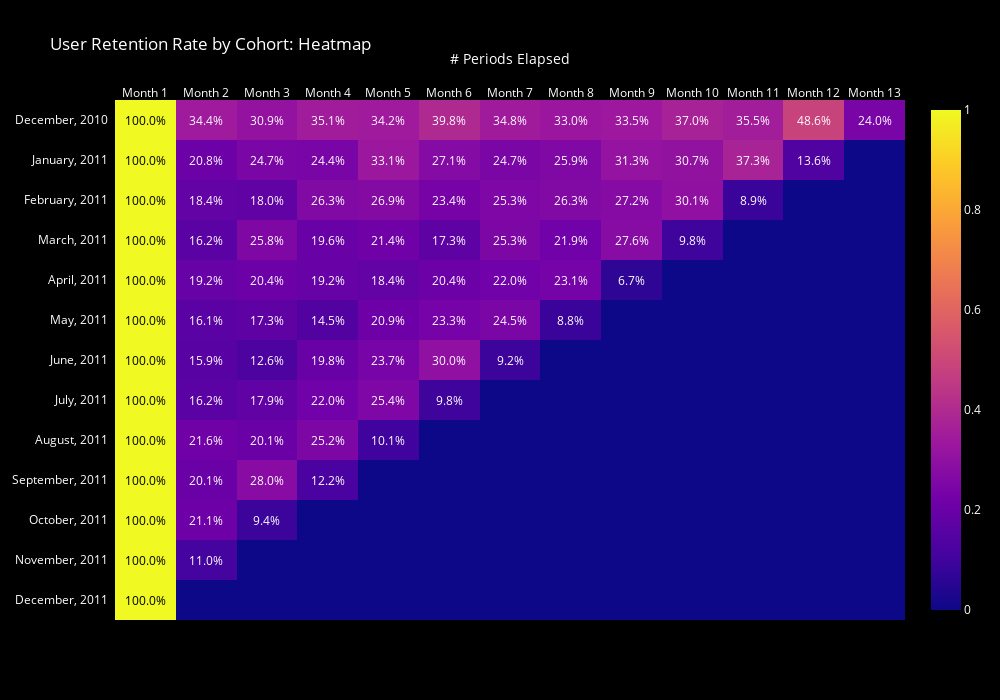

This figure's notebook cell:
### Markdown cell above
## 1.5. Visualizing Cohort Analysis
Each row in the heatmap represents a cohort and visualizes the percentage of users retained over time.

### Code cell
def plot_cohorts_heatmap(dataframe: pd.DataFrame) -> plt.Figure:
    cohort_size = dataframe.iloc[:,0]
    dataframe = dataframe.divide(
        other=cohort_size
        ,axis=0
    )[::-1].fillna(0)
    ylabel = [str(dt.date(int(i.split('-')[0]), int(i.split('-')[1]), int(i.split('-')[2])).strftime(format='%B, %Y')) for i in dataframe.index]

    fig = ff.create_annotated_heatmap(
        z = dataframe.values
        , annotation_text = dataframe.map(lambda x: '{:.1%}'.format(x) if x > 0 else '').values.tolist()
        , y = ylabel
        , x = ['Month '+ str(int(i)+1) for i in dataframe.columns]
        , showscale = True
    )

    fig.update_layout(
        width=1000
        , height=700
        , xaxis={"title": "# Periods Elapsed"}
        , font_color = 'rgb(255,255,255)'
        , title="User Retention Rate by Cohort: Heatmap"
        , paper_bgcolor='rgb(0,0,0)'
    )

    fig.show()

plot_cohorts_heatmap(cohort_counts)

### Figure 1 — Plotly figure (JSON) as saved in the notebook; plotly's stock layout.template omitted (floating-point values rounded to 4 significant figures; data arrays with more than 128 entries replaced by an {"elided": "..."} marker saying what was removed)
{"data": [{"colorscale": [[0, "#0d0887"], [0.1111, "#46039f"], [0.2222, "#7201a8"], [0.3333, "#9c179e"], [0.4444, "#bd3786"], [0.5556, "#d8576b"], [0.6667, "#ed7953"], [0.7778, "#fb9f3a"], [0.8889, "#fdca26"], [1, "#f0f921"]], "reversescale": false, "showscale": true, "type": "heatmap", "x": ["Month 1", "Month 2", "Month 3", "Month 4", "Month 5", "Month 6", "Month 7", "Month 8", "Month 9", "Month 10", "Month 11", "Month 12", "Month 13"], "y": ["December, 2011", "November, 2011", "October, 2011", "September, 2011", "August, 2011", "July, 2011", "June, 2011", "May, 2011", "April, 2011", "March, 2011", "February, 2011", "January, 2011", "December, 2010"], "z": {"elided": "13x13 float values"}}], "layout": {"annotations": [{"font": {"color": "#000000"}, "showarrow": false, "text": "100.0%", "x": "Month 1", "xref": "x", "y": "December, 2011", "yref": "y"}, {"font": {"color": "#FFFFFF"}, "showarrow": false, "text": "", "x": "Month 2", "xref": "x", "y": "December, 2011", "yref": "y"}, {"font": {"color": "#FFFFFF"}, "showarrow": false, "text": "", "x": "Month 3", "xref": "x", "y": "December, 2011", "yref": "y"}, {"font": {"color": "#FFFFFF"}, "showarrow": false, "text": "", "x": "Month 4", "xref": "x", "y": "December, 2011", "yref": "y"}, {"font": {"color": "#FFFFFF"}, "showarrow": false, "text": "", "x": "Month 5", "xref": "x", "y": "December, 2011", "yref": "y"}, {"font": {"color": "#FFFFFF"}, "showarrow": false, "text": "", "x": "Month 6", "xref": "x", "y": "December, 2011", "yref": "y"}, {"font": {"color": "#FFFFFF"}, "showarrow": false, "text": "", "x": "Month 7", "xref": "x", "y": "December, 2011", "yref": "y"}, {"font": {"color": "#FFFFFF"}, "showarrow": false, "text": "", "x": "Month 8", "xref": "x", "y": "December, 2011", "yref": "y"}, {"font": {"color": "#FFFFFF"}, "showarrow": false, "text": "", "x": "Month 9", "xref": "x", "y": "December, 2011", "yref": "y"}, {"font": {"color": "#FFFFFF"}, "showarrow": false, "text": "", "x": "Month 10", "xref": "x", "y": "December, 2011", "yref": "y"}, {"font": {"color": "#FFFFFF"}, "showarrow": false, "text": "", "x": "Month 11", "xref": "x", "y": "December, 2011", "yref": "y"}, {"font": {"color": "#FFFFFF"}, "showarrow": false, "text": "", "x": "Month 12", "xref": "x", "y": "December, 2011", "yref": "y"}, {"font": {"color": "#FFFFFF"}, "showarrow": false, "text": "", "x": "Month 13", "xref": "x", "y": "December, 2011", "yref": "y"}, {"font": {"color": "#000000"}, "showarrow": false, "text": "100.0%", "x": "Month 1", "xref": "x", "y": "November, 2011", "yref": "y"}, {"font": {"color": "#FFFFFF"}, "showarrow": false, "text": "11.0%", "x": "Month 2", "xref": "x", "y": "November, 2011", "yref": "y"}, {"font": {"color": "#FFFFFF"}, "showarrow": false, "text": "", "x": "Month 3", "xref": "x", "y": "November, 2011", "yref": "y"}, {"font": {"color": "#FFFFFF"}, "showarrow": false, "text": "", "x": "Month 4", "xref": "x", "y": "November, 2011", "yref": "y"}, {"font": {"color": "#FFFFFF"}, "showarrow": false, "text": "", "x": "Month 5", "xref": "x", "y": "November, 2011", "yref": "y"}, {"font": {"color": "#FFFFFF"}, "showarrow": false, "text": "", "x": "Month 6", "xref": "x", "y": "November, 2011", "yref": "y"}, {"font": {"color": "#FFFFFF"}, "showarrow": false, "text": "", "x": "Month 7", "xref": "x", "y": "November, 2011", "yref": "y"}, {"font": {"color": "#FFFFFF"}, "showarrow": false, "text": "", "x": "Month 8", "xref": "x", "y": "November, 2011", "yref": "y"}, {"font": {"color": "#FFFFFF"}, "showarrow": false, "text": "", "x": "Month 9", "xref": "x", "y": "November, 2011", "yref": "y"}, {"font": {"color": "#FFFFFF"}, "showarrow": false, "text": "", "x": "Month 10", "xref": "x", "y": "November, 2011", "yref": "y"}, {"font": {"color": "#FFFFFF"}, "showarrow": false, "text": "", "x": "Month 11", "xref": "x", "y": "November, 2011", "yref": "y"}, {"font": {"color": "#FFFFFF"}, "showarrow": false, "text": "", "x": "Month 12", "xref": "x", "y": "November, 2011", "yref": "y"}, {"font": {"color": "#FFFFFF"}, "showarrow": false, "text": "", "x": "Month 13", "xref": "x", "y": "November, 2011", "yref": "y"}, {"font": {"color": "#000000"}, "showarrow": false, "text": "100.0%", "x": "Month 1", "xref": "x", "y": "October, 2011", "yref": "y"}, {"font": {"color": "#FFFFFF"}, "showarrow": false, "text": "21.1%", "x": "Month 2", "xref": "x", "y": "October, 2011", "yref": "y"}, {"font": {"color": "#FFFFFF"}, "showarrow": false, "text": "9.4%", "x": "Month 3", "xref": "x", "y": "October, 2011", "yref": "y"}, {"font": {"color": "#FFFFFF"}, "showarrow": false, "text": "", "x": "Month 4", "xref": "x", "y": "October, 2011", "yref": "y"}, {"font": {"color": "#FFFFFF"}, "showarrow": false, "text": "", "x": "Month 5", "xref": "x", "y": "October, 2011", "yref": "y"}, {"font": {"color": "#FFFFFF"}, "showarrow": false, "text": "", "x": "Month 6", "xref": "x", "y": "October, 2011", "yref": "y"}, {"font": {"color": "#FFFFFF"}, "showarrow": false, "text": "", "x": "Month 7", "xref": "x", "y": "October, 2011", "yref": "y"}, {"font": {"color": "#FFFFFF"}, "showarrow": false, "text": "", "x": "Month 8", "xref": "x", "y": "October, 2011", "yref": "y"}, {"font": {"color": "#FFFFFF"}, "showarrow": false, "text": "", "x": "Month 9", "xref": "x", "y": "October, 2011", "yref": "y"}, {"font": {"color": "#FFFFFF"}, "showarrow": false, "text": "", "x": "Month 10", "xref": "x", "y": "October, 2011", "yref": "y"}, {"font": {"color": "#FFFFFF"}, "showarrow": false, "text": "", "x": "Month 11", "xref": "x", "y": "October, 2011", "yref": "y"}, {"font": {"color": "#FFFFFF"}, "showarrow": false, "text": "", "x": "Month 12", "xref": "x", "y": "October, 2011", "yref": "y"}, {"font": {"color": "#FFFFFF"}, "showarrow": false, "text": "", "x": "Month 13", "xref": "x", "y": "October, 2011", "yref": "y"}, {"font": {"color": "#000000"}, "showarrow": false, "text": "100.0%", "x": "Month 1", "xref": "x", "y": "September, 2011", "yref": "y"}, {"font": {"color": "#FFFFFF"}, "showarrow": false, "text": "20.1%", "x": "Month 2", "xref": "x", "y": "September, 2011", "yref": "y"}, {"font": {"color": "#FFFFFF"}, "showarrow": false, "text": "28.0%", "x": "Month 3", "xref": "x", "y": "September, 2011", "yref": "y"}, {"font": {"color": "#FFFFFF"}, "showarrow": false, "text": "12.2%", "x": "Month 4", "xref": "x", "y": "September, 2011", "yref": "y"}, {"font": {"color": "#FFFFFF"}, "showarrow": false, "text": "", "x": "Month 5", "xref": "x", "y": "September, 2011", "yref": "y"}, {"font": {"color": "#FFFFFF"}, "showarrow": false, "text": "", "x": "Month 6", "xref": "x", "y": "September, 2011", "yref": "y"}, {"font": {"color": "#FFFFFF"}, "showarrow": false, "text": "", "x": "Month 7", "xref": "x", "y": "September, 2011", "yref": "y"}, {"font": {"color": "#FFFFFF"}, "showarrow": false, "text": "", "x": "Month 8", "xref": "x", "y": "September, 2011", "yref": "y"}, {"font": {"color": "#FFFFFF"}, "showarrow": false, "text": "", "x": "Month 9", "xref": "x", "y": "September, 2011", "yref": "y"}, {"font": {"color": "#FFFFFF"}, "showarrow": false, "text": "", "x": "Month 10", "xref": "x", "y": "September, 2011", "yref": "y"}, {"font": {"color": "#FFFFFF"}, "showarrow": false, "text": "", "x": "Month 11", "xref": "x", "y": "September, 2011", "yref": "y"}, {"font": {"color": "#FFFFFF"}, "showarrow": false, "text": "", "x": "Month 12", "xref": "x", "y": "September, 2011", "yref": "y"}, {"font": {"color": "#FFFFFF"}, "showarrow": false, "text": "", "x": "Month 13", "xref": "x", "y": "September, 2011", "yref": "y"}, {"font": {"color": "#000000"}, "showarrow": false, "text": "100.0%", "x": "Month 1", "xref": "x", "y": "August, 2011", "yref": "y"}, {"font": {"color": "#FFFFFF"}, "showarrow": false, "text": "21.6%", "x": "Month 2", "xref": "x", "y": "August, 2011", "yref": "y"}, {"font": {"color": "#FFFFFF"}, "showarrow": false, "text": "20.1%", "x": "Month 3", "xref": "x", "y": "August, 2011", "yref": "y"}, {"font": {"color": "#FFFFFF"}, "showarrow": false, "text": "25.2%", "x": "Month 4", "xref": "x", "y": "August, 2011", "yref": "y"}, {"font": {"color": "#FFFFFF"}, "showarrow": false, "text": "10.1%", "x": "Month 5", "xref": "x", "y": "August, 2011", "yref": "y"}, {"font": {"color": "#FFFFFF"}, "showarrow": false, "text": "", "x": "Month 6", "xref": "x", "y": "August, 2011", "yref": "y"}, {"font": {"color": "#FFFFFF"}, "showarrow": false, "text": "", "x": "Month 7", "xref": "x", "y": "August, 2011", "yref": "y"}, {"font": {"color": "#FFFFFF"}, "showarrow": false, "text": "", "x": "Month 8", "xref": "x", "y": "August, 2011", "yref": "y"}, {"font": {"color": "#FFFFFF"}, "showarrow": false, "text": "", "x": "Month 9", "xref": "x", "y": "August, 2011", "yref": "y"}, {"font": {"color": "#FFFFFF"}, "showarrow": false, "text": "", "x": "Month 10", "xref": "x", "y": "August, 2011", "yref": "y"}, {"font": {"color": "#FFFFFF"}, "showarrow": false, "text": "", "x": "Month 11", "xref": "x", "y": "August, 2011", "yref": "y"}, {"font": {"color": "#FFFFFF"}, "showarrow": false, "text": "", "x": "Month 12", "xref": "x", "y": "August, 2011", "yref": "y"}, {"font": {"color": "#FFFFFF"}, "showarrow": false, "text": "", "x": "Month 13", "xref": "x", "y": "August, 2011", "yref": "y"}, {"font": {"color": "#000000"}, "showarrow": false, "text": "100.0%", "x": "Month 1", "xref": "x", "y": "July, 2011", "yref": "y"}, {"font": {"color": "#FFFFFF"}, "showarrow": false, "text": "16.2%", "x": "Month 2", "xref": "x", "y": "July, 2011", "yref": "y"}, {"font": {"color": "#FFFFFF"}, "showarrow": false, "text": "17.9%", "x": "Month 3", "xref": "x", "y": "July, 2011", "yref": "y"}, {"font": {"color": "#FFFFFF"}, "showarrow": false, "text": "22.0%", "x": "Month 4", "xref": "x", "y": "July, 2011", "yref": "y"}, {"font": {"color": "#FFFFFF"}, "showarrow": false, "text": "25.4%", "x": "Month 5", "xref": "x", "y": "July, 2011", "yref": "y"}, {"font": {"color": "#FFFFFF"}, "showarrow": false, "text": "9.8%", "x": "Month 6", "xref": "x", "y": "July, 2011", "yref": "y"}, {"font": {"color": "#FFFFFF"}, "showarrow": false, "text": "", "x": "Month 7", "xref": "x", "y": "July, 2011", "yref": "y"}, {"font": {"color": "#FFFFFF"}, "showarrow": false, "text": "", "x": "Month 8", "xref": "x", "y": "July, 2011", "yref": "y"}, {"font": {"color": "#FFFFFF"}, "showarrow": false, "text": "", "x": "Month 9", "xref": "x", "y": "July, 2011", "yref": "y"}, {"font": {"color": "#FFFFFF"}, "showarrow": false, "text": "", "x": "Month 10", "xref": "x", "y": "July, 2011", "yref": "y"}, {"font": {"color": "#FFFFFF"}, "showarrow": false, "text": "", "x": "Month 11", "xref": "x", "y": "July, 2011", "yref": "y"}, {"font": {"color": "#FFFFFF"}, "showarrow": false, "text": "", "x": "Month 12", "xref": "x", "y": "July, 2011", "yref": "y"}, {"font": {"color": "#FFFFFF"}, "showarrow": false, "text": "", "x": "Month 13", "xref": "x", "y": "July, 2011", "yref": "y"}, {"font": {"color": "#000000"}, "showarrow": false, "text": "100.0%", "x": "Month 1", "xref": "x", "y": "June, 2011", "yref": "y"}, {"font": {"color": "#FFFFFF"}, "showarrow": false, "text": "15.9%", "x": "Month 2", "xref": "x", "y": "June, 2011", "yref": "y"}, {"font": {"color": "#FFFFFF"}, "showarrow": false, "text": "12.6%", "x": "Month 3", "xref": "x", "y": "June, 2011", "yref": "y"}, {"font": {"color": "#FFFFFF"}, "showarrow": false, "text": "19.8%", "x": "Month 4", "xref": "x", "y": "June, 2011", "yref": "y"}, {"font": {"color": "#FFFFFF"}, "showarrow": false, "text": "23.7%", "x": "Month 5", "xref": "x", "y": "June, 2011", "yref": "y"}, {"font": {"color": "#FFFFFF"}, "showarrow": false, "text": "30.0%", "x": "Month 6", "xref": "x", "y": "June, 2011", "yref": "y"}, {"font": {"color": "#FFFFFF"}, "showarrow": false, "text": "9.2%", "x": "Month 7", "xref": "x", "y": "June, 2011", "yref": "y"}, {"font": {"color": "#FFFFFF"}, "showarrow": false, "text": "", "x": "Month 8", "xref": "x", "y": "June, 2011", "yref": "y"}, {"font": {"color": "#FFFFFF"}, "showarrow": false, "text": "", "x": "Month 9", "xref": "x", "y": "June, 2011", "yref": "y"}, {"font": {"color": "#FFFFFF"}, "showarrow": false, "text": "", "x": "Month 10", "xref": "x", "y": "June, 2011", "yref": "y"}, {"font": {"color": "#FFFFFF"}, "showarrow": false, "text": "", "x": "Month 11", "xref": "x", "y": "June, 2011", "yref": "y"}, {"font": {"color": "#FFFFFF"}, "showarrow": false, "text": "", "x": "Month 12", "xref": "x", "y": "June, 2011", "yref": "y"}, {"font": {"color": "#FFFFFF"}, "showarrow": false, "text": "", "x": "Month 13", "xref": "x", "y": "June, 2011", "yref": "y"}, {"font": {"color": "#000000"}, "showarrow": false, "text": "100.0%", "x": "Month 1", "xref": "x", "y": "May, 2011", "yref": "y"}, {"font": {"color": "#FFFFFF"}, "showarrow": false, "text": "16.1%", "x": "Month 2", "xref": "x", "y": "May, 2011", "yref": "y"}, {"font": {"color": "#FFFFFF"}, "showarrow": false, "text": "17.3%", "x": "Month 3", "xref": "x", "y": "May, 2011", "yref": "y"}, {"font": {"color": "#FFFFFF"}, "showarrow": false, "text": "14.5%", "x": "Month 4", "xref": "x", "y": "May, 2011", "yref": "y"}, {"font": {"color": "#FFFFFF"}, "showarrow": false, "text": "20.9%", "x": "Month 5", "xref": "x", "y": "May, 2011", "yref": "y"}, {"font": {"color": "#FFFFFF"}, "showarrow": false, "text": "23.3%", "x": "Month 6", "xref": "x", "y": "May, 2011", "yref": "y"}, {"font": {"color": "#FFFFFF"}, "showarrow": false, "text": "24.5%", "x": "Month 7", "xref": "x", "y": "May, 2011", "yref": "y"}, {"font": {"color": "#FFFFFF"}, "showarrow": false, "text": "8.8%", "x": "Month 8", "xref": "x", "y": "May, 2011", "yref": "y"}, {"font": {"color": "#FFFFFF"}, "showarrow": false, "text": "", "x": "Month 9", "xref": "x", "y": "May, 2011", "yref": "y"}, {"font": {"color": "#FFFFFF"}, "showarrow": false, "text": "", "x": "Month 10", "xref": "x", "y": "May, 2011", "yref": "y"}, {"font": {"color": "#FFFFFF"}, "showarrow": false, "text": "", "x": "Month 11", "xref": "x", "y": "May, 2011", "yref": "y"}, {"font": {"color": "#FFFFFF"}, "showarrow": false, "text": "", "x": "Month 12", "xref": "x", "y": "May, 2011", "yref": "y"}, {"font": {"color": "#FFFFFF"}, "showarrow": false, "text": "", "x": "Month 13", "xref": "x", "y": "May, 2011", "yref": "y"}, {"font": {"color": "#000000"}, "showarrow": false, "text": "100.0%", "x": "Month 1", "xref": "x", "y": "April, 2011", "yref": "y"}, {"font": {"color": "#FFFFFF"}, "showarrow": false, "text": "19.2%", "x": "Month 2", "xref": "x", "y": "April, 2011", "yref": "y"}, {"font": {"color": "#FFFFFF"}, "showarrow": false, "text": "20.4%", "x": "Month 3", "xref": "x", "y": "April, 2011", "yref": "y"}, {"font": {"color": "#FFFFFF"}, "showarrow": false, "text": "19.2%", "x": "Month 4", "xref": "x", "y": "April, 2011", "yref": "y"}, {"font": {"color": "#FFFFFF"}, "showarrow": false, "text": "18.4%", "x": "Month 5", "xref": "x", "y": "April, 2011", "yref": "y"}, {"font": {"color": "#FFFFFF"}, "showarrow": false, "text": "20.4%", "x": "Month 6", "xref": "x", "y": "April, 2011", "yref": "y"}, {"font": {"color": "#FFFFFF"}, "showarrow": false, "text": "22.0%", "x": "Month 7", "xref": "x", "y": "April, 2011", "yref": "y"}, {"font": {"color": "#FFFFFF"}, "showarrow": false, "text": "23.1%", "x": "Month 8", "xref": "x", "y": "April, 2011", "yref": "y"}, {"font": {"color": "#FFFFFF"}, "showarrow": false, "text": "6.7%", "x": "Month 9", "xref": "x", "y": "April, 2011", "yref": "y"}, {"font": {"color": "#FFFFFF"}, "showarrow": false, "text": "", "x": "Month 10", "xref": "x", "y": "April, 2011", "yref": "y"}, {"font": {"color": "#FFFFFF"}, "showarrow": false, "text": "", "x": "Month 11", "xref": "x", "y": "April, 2011", "yref": "y"}, {"font": {"color": "#FFFFFF"}, "showarrow": false, "text": "", "x": "Month 12", "xref": "x", "y": "April, 2011", "yref": "y"}, {"font": {"color": "#FFFFFF"}, "showarrow": false, "text": "", "x": "Month 13", "xref": "x", "y": "April, 2011", "yref": "y"}, {"font": {"color": "#000000"}, "showarrow": false, "text": "100.0%", "x": "Month 1", "xref": "x", "y": "March, 2011", "yref": "y"}, {"font": {"color": "#FFFFFF"}, "showarrow": false, "text": "16.2%", "x": "Month 2", "xref": "x", "y": "March, 2011", "yref": "y"}, {"font": {"color": "#FFFFFF"}, "showarrow": false, "text": "25.8%", "x": "Month 3", "xref": "x", "y": "March, 2011", "yref": "y"}, {"font": {"color": "#FFFFFF"}, "showarrow": false, "text": "19.6%", "x": "Month 4", "xref": "x", "y": "March, 2011", "yref": "y"}, {"font": {"color": "#FFFFFF"}, "showarrow": false, "text": "21.4%", "x": "Month 5", "xref": "x", "y": "March, 2011", "yref": "y"}, {"font": {"color": "#FFFFFF"}, "showarrow": false, "text": "17.3%", "x": "Month 6", "xref": "x", "y": "March, 2011", "yref": "y"}, {"font": {"color": "#FFFFFF"}, "showarrow": false, "text": "25.3%", "x": "Month 7", "xref": "x", "y": "March, 2011", "yref": "y"}, {"font": {"color": "#FFFFFF"}, "showarrow": false, "text": "21.9%", "x": "Month 8", "xref": "x", "y": "March, 2011", "yref": "y"}, {"font": {"color": "#FFFFFF"}, "showarrow": false, "text": "27.6%", "x": "Month 9", "xref": "x", "y": "March, 2011", "yref": "y"}, {"font": {"color": "#FFFFFF"}, "showarrow": false, "text": "9.8%", "x": "Month 10", "xref": "x", "y": "March, 2011", "yref": "y"}, {"font": {"color": "#FFFFFF"}, "showarrow": false, "text": "", "x": "Month 11", "xref": "x", "y": "March, 2011", "yref": "y"}, {"font": {"color": "#FFFFFF"}, "showarrow": false, "text": "", "x": "Month 12", "xref": "x", "y": "March, 2011", "yref": "y"}, {"font": {"color": "#FFFFFF"}, "showarrow": false, "text": "", "x": "Month 13", "xref": "x", "y": "March, 2011", "yref": "y"}, {"font": {"color": "#000000"}, "showarrow": false, "text": "100.0%", "x": "Month 1", "xref": "x", "y": "February, 2011", "yref": "y"}, {"font": {"color": "#FFFFFF"}, "showarrow": false, "text": "18.4%", "x": "Month 2", "xref": "x", "y": "February, 2011", "yref": "y"}, {"font": {"color": "#FFFFFF"}, "showarrow": false, "text": "18.0%", "x": "Month 3", "xref": "x", "y": "February, 2011", "yref": "y"}, {"font": {"color": "#FFFFFF"}, "showarrow": false, "text": "26.3%", "x": "Month 4", "xref": "x", "y": "February, 2011", "yref": "y"}, {"font": {"color": "#FFFFFF"}, "showarrow": false, "text": "26.9%", "x": "Month 5", "xref": "x", "y": "February, 2011", "yref": "y"}, {"font": {"color": "#FFFFFF"}, "showarrow": false, "text": "23.4%", "x": "Month 6", "xref": "x", "y": "February, 2011", "yref": "y"}, {"font": {"color": "#FFFFFF"}, "showarrow": false, "text": "25.3%", "x": "Month 7", "xref": "x", "y": "February, 2011", "yref": "y"}, {"font": {"color": "#FFFFFF"}, "showarrow": false, "text": "26.3%", "x": "Month 8", "xref": "x", "y": "February, 2011", "yref": "y"}, {"font": {"color": "#FFFFFF"}, "showarrow": false, "text": "27.2%", "x": "Month 9", "xref": "x", "y": "February, 2011", "yref": "y"}, {"font": {"color": "#FFFFFF"}, "showarrow": false, "text": "30.1%", "x": "Month 10", "xref": "x", "y": "February, 2011", "yref": "y"}, {"font": {"color": "#FFFFFF"}, "showarrow": false, "text": "8.9%", "x": "Month 11", "xref": "x", "y": "February, 2011", "yref": "y"}, {"font": {"color": "#FFFFFF"}, "showarrow": false, "text": "", "x": "Month 12", "xref": "x", "y": "February, 2011", "yref": "y"}, {"font": {"color": "#FFFFFF"}, "showarrow": false, "text": "", "x": "Month 13", "xref": "x", "y": "February, 2011", "yref": "y"}, {"font": {"color": "#000000"}, "showarrow": false, "text": "100.0%", "x": "Month 1", "xref": "x", "y": "January, 2011", "yref": "y"}, {"font": {"color": "#FFFFFF"}, "showarrow": false, "text": "20.8%", "x": "Month 2", "xref": "x", "y": "January, 2011", "yref": "y"}, {"font": {"color": "#FFFFFF"}, "showarrow": false, "text": "24.7%", "x": "Month 3", "xref": "x", "y": "January, 2011", "yref": "y"}, {"font": {"color": "#FFFFFF"}, "showarrow": false, "text": "24.4%", "x": "Month 4", "xref": "x", "y": "January, 2011", "yref": "y"}, {"font": {"color": "#FFFFFF"}, "showarrow": false, "text": "33.1%", "x": "Month 5", "xref": "x", "y": "January, 2011", "yref": "y"}, {"font": {"color": "#FFFFFF"}, "showarrow": false, "text": "27.1%", "x": "Month 6", "xref": "x", "y": "January, 2011", "yref": "y"}, {"font": {"color": "#FFFFFF"}, "showarrow": false, "text": "24.7%", "x": "Month 7", "xref": "x", "y": "January, 2011", "yref": "y"}, {"font": {"color": "#FFFFFF"}, "showarrow": false, "text": "25.9%", "x": "Month 8", "xref": "x", "y": "January, 2011", "yref": "y"}, {"font": {"color": "#FFFFFF"}, "showarrow": false, "text": "31.3%", "x": "Month 9", "xref": "x", "y": "January, 2011", "yref": "y"}, {"font": {"color": "#FFFFFF"}, "showarrow": false, "text": "30.7%", "x": "Month 10", "xref": "x", "y": "January, 2011", "yref": "y"}, {"font": {"color": "#FFFFFF"}, "showarrow": false, "text": "37.3%", "x": "Month 11", "xref": "x", "y": "January, 2011", "yref": "y"}, {"font": {"color": "#FFFFFF"}, "showarrow": false, "text": "13.6%", "x": "Month 12", "xref": "x", "y": "January, 2011", "yref": "y"}, {"font": {"color": "#FFFFFF"}, "showarrow": false, "text": "", "x": "Month 13", "xref": "x", "y": "January, 2011", "yref": "y"}, {"font": {"color": "#000000"}, "showarrow": false, "text": "100.0%", "x": "Month 1", "xref": "x", "y": "December, 2010", "yref": "y"}, {"font": {"color": "#FFFFFF"}, "showarrow": false, "text": "34.4%", "x": "Month 2", "xref": "x", "y": "December, 2010", "yref": "y"}, {"font": {"color": "#FFFFFF"}, "showarrow": false, "text": "30.9%", "x": "Month 3", "xref": "x", "y": "December, 2010", "yref": "y"}, {"font": {"color": "#FFFFFF"}, "showarrow": false, "text": "35.1%", "x": "Month 4", "xref": "x", "y": "December, 2010", "yref": "y"}, {"font": {"color": "#FFFFFF"}, "showarrow": false, "text": "34.2%", "x": "Month 5", "xref": "x", "y": "December, 2010", "yref": "y"}, {"font": {"color": "#FFFFFF"}, "showarrow": false, "text": "39.8%", "x": "Month 6", "xref": "x", "y": "December, 2010", "yref": "y"}, {"font": {"color": "#FFFFFF"}, "showarrow": false, "text": "34.8%", "x": "Month 7", "xref": "x", "y": "December, 2010", "yref": "y"}, {"font": {"color": "#FFFFFF"}, "showarrow": false, "text": "33.0%", "x": "Month 8", "xref": "x", "y": "December, 2010", "yref": "y"}, {"font": {"color": "#FFFFFF"}, "showarrow": false, "text": "33.5%", "x": "Month 9", "xref": "x", "y": "December, 2010", "yref": "y"}, {"font": {"color": "#FFFFFF"}, "showarrow": false, "text": "37.0%", "x": "Month 10", "xref": "x", "y": "December, 2010", "yref": "y"}, {"font": {"color": "#FFFFFF"}, "showarrow": false, "text": "35.5%", "x": "Month 11", "xref": "x", "y": "December, 2010", "yref": "y"}, {"font": {"color": "#FFFFFF"}, "showarrow": false, "text": "48.6%", "x": "Month 12", "xref": "x", "y": "December, 2010", "yref": "y"}, {"font": {"color": "#FFFFFF"}, "showarrow": false, "text": "24.0%", "x": "Month 13", "xref": "x", "y": "December, 2010", "yref": "y"}], "font": {"color": "rgb(255,255,255)"}, "height": 700, "paper_bgcolor": "rgb(0,0,0)", "title": {"text": "User Retention Rate by Cohort: Heatmap"}, "width": 1000, "xaxis": {"dtick": 1, "gridcolor": "rgb(0, 0, 0)", "side": "top", "ticks": "", "title": {"text": "# Periods Elapsed"}}, "yaxis": {"dtick": 1, "ticks": "", "ticksuffix": "  "}}}
